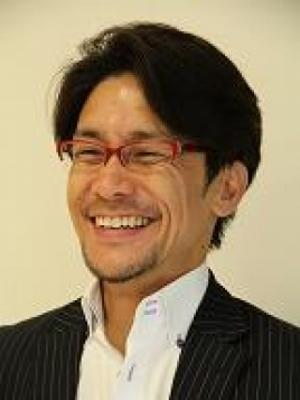
#> input picture doi/input/img_test.jpg, 300 x 400 px
$ python _main.py
#> lines starting #> are read from the running program, lines starting #| are printed output that depends on the picture; after the words box and inside, x2 and y2 are one past the last pixel; in counts of white or black regions, pixels touching at a corner belong together
#> further down, img is the input picture: shape (400, 300, 3); mean B, G, R 101.7, 131, 149.8
### doi/face.py
import cv2

def facepoint(img):
    # 画像をグレーに変換
    gray = cv2.cvtColor(img, cv2.COLOR_BGR2GRAY)
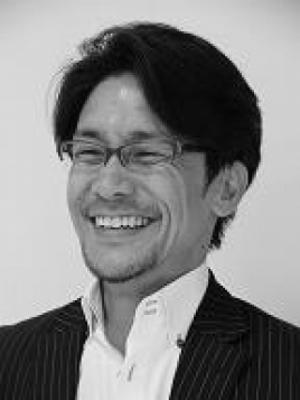
#> gray: shape (400, 300); min 0, max 252, mean 133.3
    # 学習ファイルを読み出して顔を認識
    cascade = cv2.CascadeClassifier("trained_models/haarcascade_frontalface_default.xml")
    face = cascade.detectMultiScale(gray, scaleFactor=1.1, minNeighbors=3, minSize=(30, 30))
#> face = [[41, 90, 157, 157]]
    # 顔に四角の枠を描画
    for (x, y, w, h) in face:
        cv2.rectangle(img, (x, y), (x + w, y + h), (0, 0, 200), 3)
#> this loop made 1 pass
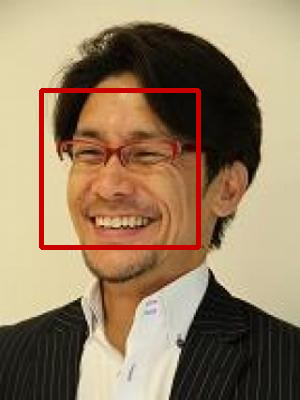
#> img: shape (400, 300, 3); 2.61% of pixels changed, all inside (x1, y1, x2, y2) = (39, 88, 201, 250)
    # 描画後の画像を保存
    # cv2.imwrite("data/output1.png", img)
    # ウインドウを生成して表示
    cv2.namedWindow("img", cv2.WINDOW_AUTOSIZE)
    cv2.imshow("img", img)
    cv2.waitKey(0)  # なにかキーを押すまでウインドウを保持
    cv2.destroyAllWindows()
    return img, face


# [4 lines left out: function facepoint2, not called in this run]

### doi/_main.py
import cv2
import numpy as np

from face import facepoint as fcp

# 画像ファイル読み込み
img = cv2.imread("input/img_test.jpg")

# 画像ファイルをface.pyに渡して、顔画像と座標を取り出す。
fcprtn = fcp(img)
